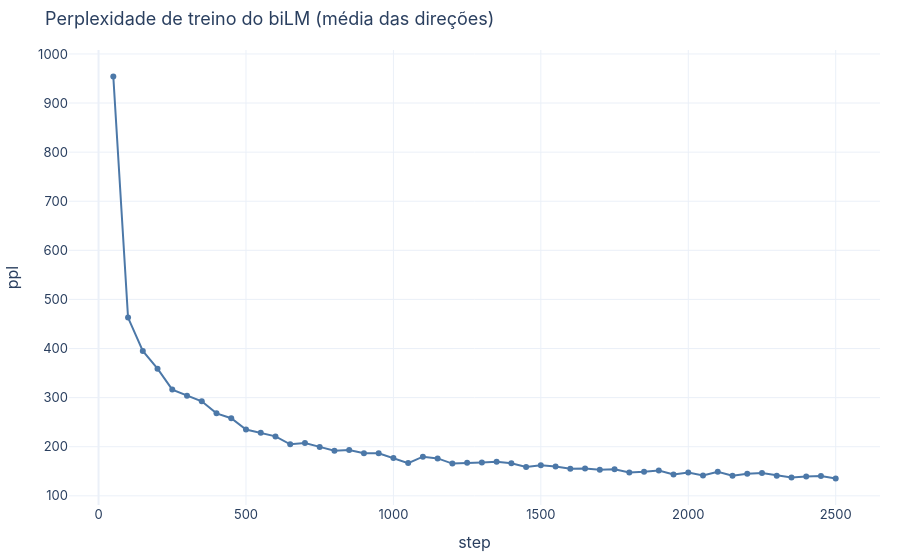

Notebook source saved alongside this figure:
### Code cell
from replang.models.bilm_jax import HAS_JAX, BiLM, BiLMVocab, elmo_mix, contextual_vectors
assert HAS_JAX, "instale o extra: uv sync --extra contextual"
import json
model, vocab = BiLM.load(PATHS.models / "machado_bilm.pkl")
meta = json.loads((PATHS.models / "machado_bilm.json").read_text())
print(f"biLM: {meta['layers']} camadas × {meta['hid']} unidades, embedding {meta['emb']}d, vocabulário {meta['vocab']:,}, {meta['steps']} passos")
from replang.viz import training_curve
training_curve(model.history, x="step", y="ppl", title="Perplexidade de treino do biLM (média das direções)").show()

### Figure 1 — Plotly figure (JSON) as saved in the notebook; plotly's stock layout.template omitted (floating-point values rounded to 4 significant figures)
{"data": [{"hovertemplate": "step=%{x}<br>ppl=%{y}<extra></extra>", "legendgroup": "", "line": {"color": "#4C78A8", "dash": "solid"}, "marker": {"symbol": "circle"}, "mode": "lines+markers", "name": "", "orientation": "v", "showlegend": false, "type": "scatter", "x": [50, 100, 150, 200, 250, 300, 350, 400, 450, 500, 550, 600, 650, 700, 750, 800, 850, 900, 950, 1000, 1050, 1100, 1150, 1200, 1250, 1300, 1350, 1400, 1450, 1500, 1550, 1600, 1650, 1700, 1750, 1800, 1850, 1900, 1950, 2000, 2050, 2100, 2150, 2200, 2250, 2300, 2350, 2400, 2450, 2500], "xaxis": "x", "y": [954.0, 463.1, 395.0, 358.9, 316.4, 303.8, 292.6, 267.9, 258.0, 234.9, 228.4, 221.0, 204.9, 207.7, 199.7, 191.7, 193.1, 186.9, 186.5, 177.0, 166.6, 179.7, 176.2, 165.7, 167.5, 168.0, 169.2, 166.3, 158.7, 162.3, 159.9, 155.1, 155.8, 153.0, 154.0, 147.6, 149.0, 151.4, 143.3, 147.4, 141.6, 149.0, 140.9, 144.8, 146.5, 141.1, 137.1, 139.1, 140.5, 135.3], "yaxis": "y"}], "layout": {"font": {"family": "Inter, Helvetica, Arial, sans-serif", "size": 13}, "legend": {"tracegroupgap": 0}, "margin": {"b": 40, "l": 40, "r": 20, "t": 50}, "title": {"text": "Perplexidade de treino do biLM (média das direções)"}, "xaxis": {"anchor": "y", "domain": [0.0, 1.0], "title": {"text": "step"}}, "yaxis": {"anchor": "x", "domain": [0.0, 1.0], "title": {"text": "ppl"}}}}
